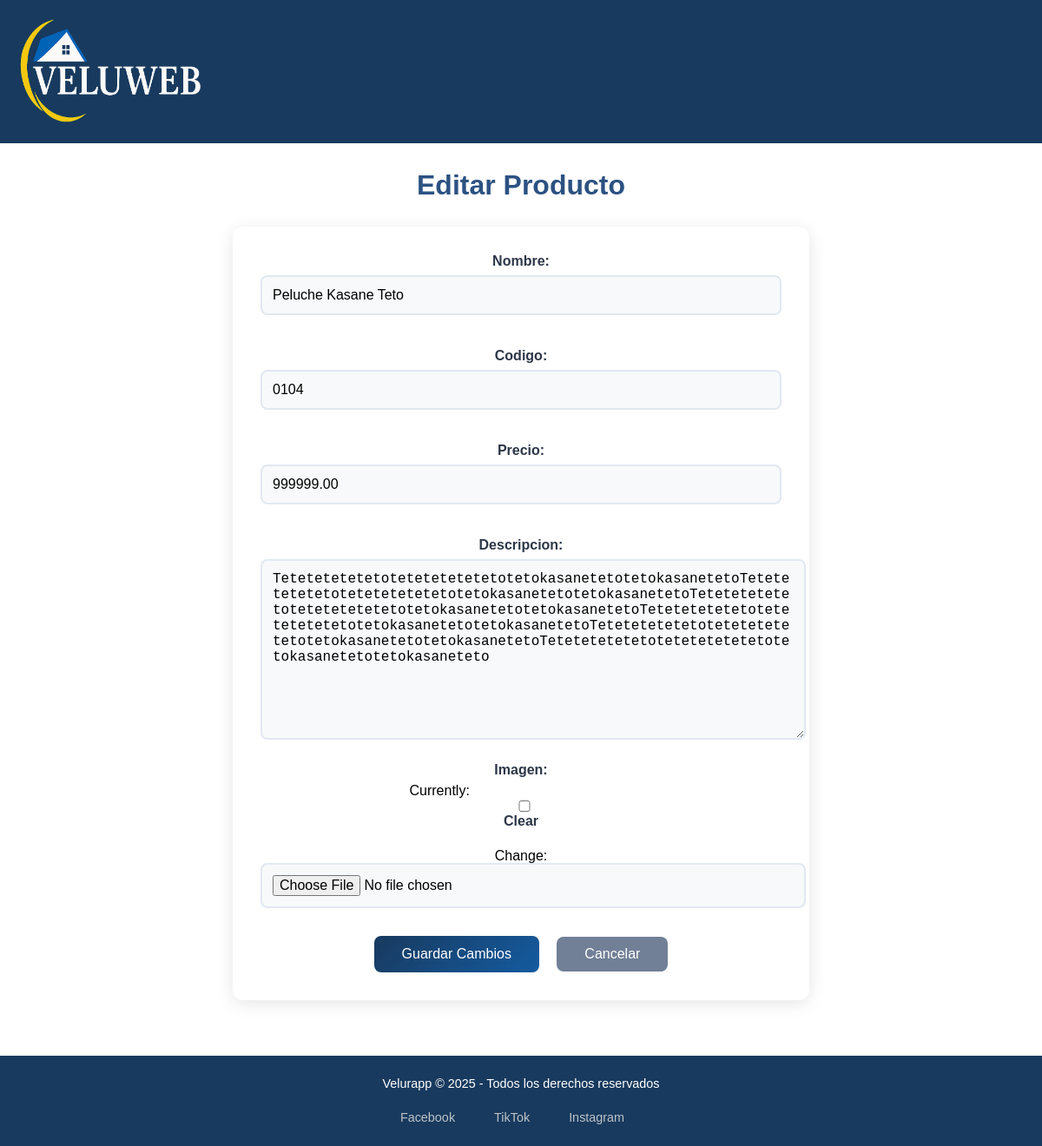
Page /productos/editar/1/ (signed in) on the earlier database version.
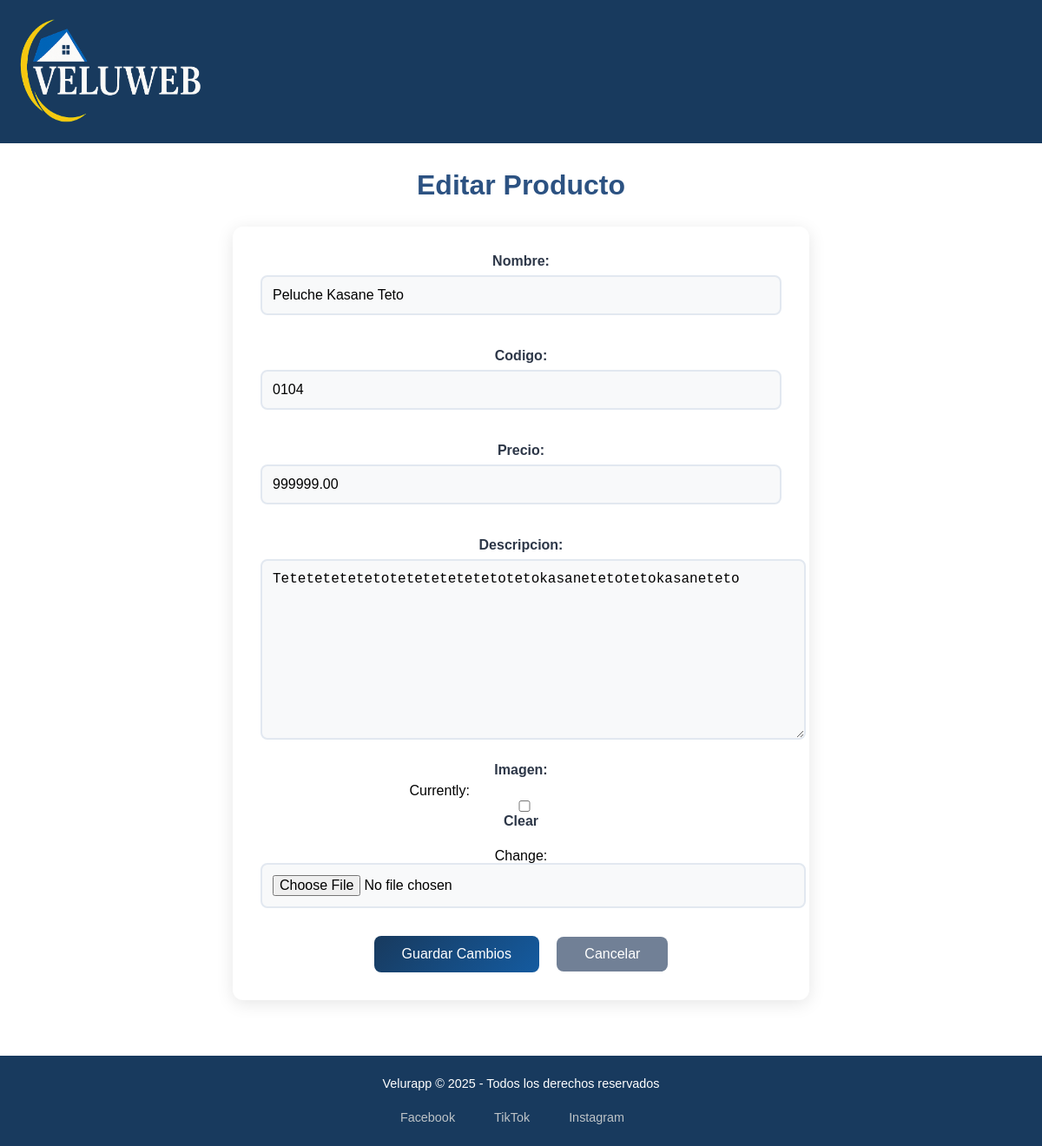
Same page on the later database version.
### todo/models.py (models this page shows, shortened)
class Producto(models.Model):
    nombre = models.CharField(max_length=100)
    codigo = models.CharField(max_length=50, unique=True)
    precio = models.DecimalField(max_digits=10, decimal_places=2)
    descripcion = models.TextField(blank=True, null=True)
    imagen = models.ImageField(upload_to='productos/', blank=True, null=True)
    creado = models.DateTimeField(auto_now_add=True)

### todo/views.py (the view)
# urls.py: path('productos/editar/<int:pk>/', views.editar_producto, name='editar_producto'),
@login_required
def editar_producto(request, pk):
    producto = get_object_or_404(Producto, pk=pk)
    form = ProductoForm(request.POST or None, request.FILES or None, instance=producto)
    if form.is_valid():
        form.save()
        return redirect('productos_index')
    return render(request, 'productos/editar.html', {'form': form})  # ← plantilla real

### todo/forms.py
class ProductoForm(forms.ModelForm):
    class Meta:
        model = Producto
        fields = ['nombre', 'codigo', 'precio', 'descripcion', 'imagen']

### todo/templates/productos/editar.html (shortened to what this page needs)
{% extends "todo/layout.html" %}
{% block content %}
<div class="container mt-4">
    <h1>Editar Producto</h1>
    <form method="post" enctype="multipart/form-data">
        {{ form.as_p }}
        <div class="form-buttons" style="text-align: center; margin-top: 2rem;">
            <button type="submit" class="btn btn-primary">Guardar Cambios</button>
            <a href="{% url 'productos_index' %}" class="btn btn-secondary">Cancelar</a>
        </div>
    </form>
</div>
{% endblock %}

Differences in the rows shown:
changed Producto "Peluche Kasane Teto": descripcion "TetetetetetetotetetetetetetotetokasanetetotetokasanetetoTetetetetetetotetetetetetetotetokasanetetotetokasanetetoTetetetetetetotetetetetetetotetokasanetetotetokasanetetoTetetetetetetotetetetetetetotetokasanetetotetokasanetetoTetetetetetetotetetetetetetotetokasanetetotetokasanetetoTetetetetetetotetetetetetetotetokasanetetotetokasaneteto" → "Tetetetetetetotetetetetetetotetokasanetetotetokasaneteto"
